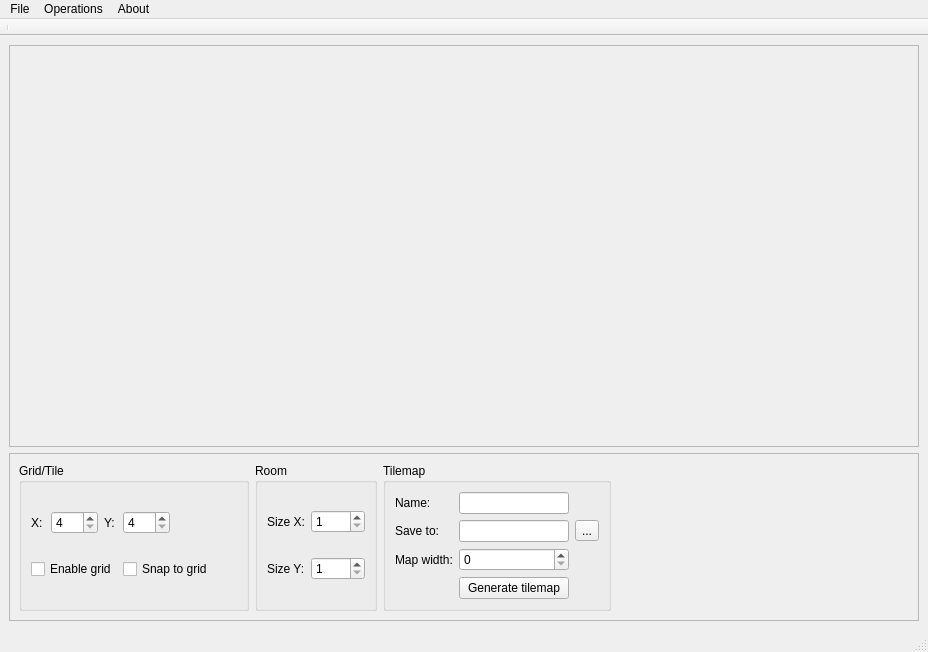
<?xml version="1.0" encoding="UTF-8"?>
<ui version="4.0">
 <class>MainWindow</class>
 <widget class="QMainWindow" name="MainWindow">
  <property name="geometry">
   <rect>
    <x>0</x>
    <y>0</y>
    <width>928</width>
    <height>652</height>
   </rect>
  </property>
  <property name="windowTitle">
   <string/>
  </property>
  <widget class="QWidget" name="centralwidget">
   <property name="minimumSize">
    <size>
     <width>320</width>
     <height>240</height>
    </size>
   </property>
   <layout class="QGridLayout" name="gridLayout_4">
    <item row="1" column="0">
     <widget class="QFrame" name="frame">
      <property name="frameShape">
       <enum>QFrame::StyledPanel</enum>
      </property>
      <property name="frameShadow">
       <enum>QFrame::Raised</enum>
      </property>
      <layout class="QHBoxLayout" name="horizontalLayout">
       <item>
        <widget class="QGroupBox" name="groupBox">
         <property name="title">
          <string>Grid/Tile</string>
         </property>
         <layout class="QGridLayout" name="gridLayout">
          <item row="0" column="0">
           <widget class="QLabel" name="label">
            <property name="text">
             <string>X:</string>
            </property>
           </widget>
          </item>
          <item row="0" column="1">
           <widget class="QSpinBox" name="gridXSpinBox">
            <property name="minimum">
             <number>4</number>
            </property>
            <property name="maximum">
             <number>999</number>
            </property>
           </widget>
          </item>
          <item row="0" column="2">
           <widget class="QLabel" name="label_2">
            <property name="text">
             <string>Y:</string>
            </property>
           </widget>
          </item>
          <item row="0" column="3">
           <widget class="QSpinBox" name="gridYSpinBox">
            <property name="minimum">
             <number>4</number>
            </property>
            <property name="maximum">
             <number>999</number>
            </property>
           </widget>
          </item>
          <item row="0" column="4">
           <spacer name="horizontalSpacer">
            <property name="orientation">
             <enum>Qt::Horizontal</enum>
            </property>
            <property name="sizeHint" stdset="0">
             <size>
              <width>61</width>
              <height>20</height>
             </size>
            </property>
           </spacer>
          </item>
          <item row="1" column="0" colspan="3">
           <widget class="QCheckBox" name="enableGridCheckbox">
            <property name="text">
             <string>Enable grid</string>
            </property>
           </widget>
          </item>
          <item row="1" column="3" colspan="2">
           <widget class="QCheckBox" name="snapToGridCheckbox">
            <property name="text">
             <string>Snap to grid</string>
            </property>
           </widget>
          </item>
         </layout>
        </widget>
       </item>
       <item>
        <widget class="QGroupBox" name="groupBox_2">
         <property name="title">
          <string>Room</string>
         </property>
         <layout class="QGridLayout" name="gridLayout_2">
          <item row="0" column="2">
           <widget class="QSpinBox" name="roomSizeXSpinBox">
            <property name="minimum">
             <number>1</number>
            </property>
            <property name="maximum">
             <number>9999</number>
            </property>
           </widget>
          </item>
          <item row="0" column="0">
           <widget class="QLabel" name="label_5">
            <property name="text">
             <string>Size X:</string>
            </property>
           </widget>
          </item>
          <item row="1" column="0">
           <widget class="QLabel" name="label_6">
            <property name="text">
             <string>Size Y:</string>
            </property>
           </widget>
          </item>
          <item row="1" column="2">
           <widget class="QSpinBox" name="roomSizeYSpinBox">
            <property name="minimum">
             <number>1</number>
            </property>
            <property name="maximum">
             <number>9999</number>
            </property>
           </widget>
          </item>
         </layout>
        </widget>
       </item>
       <item>
        <widget class="QGroupBox" name="groupBox_3">
         <property name="title">
          <string>Tilemap</string>
         </property>
         <layout class="QGridLayout" name="gridLayout_3">
          <item row="1" column="1">
           <widget class="QLineEdit" name="levelSaveToEdit"/>
          </item>
          <item row="2" column="0">
           <widget class="QLabel" name="label_3">
            <property name="text">
             <string>Map width:</string>
            </property>
           </widget>
          </item>
          <item row="1" column="2">
           <widget class="QToolButton" name="saveToToolButton">
            <property name="text">
             <string>...</string>
            </property>
           </widget>
          </item>
          <item row="3" column="1">
           <widget class="QPushButton" name="generateTilemapButton">
            <property name="text">
             <string>Generate tilemap</string>
            </property>
           </widget>
          </item>
          <item row="0" column="1">
           <widget class="QLineEdit" name="levelNameEdit"/>
          </item>
          <item row="1" column="0">
           <widget class="QLabel" name="label_8">
            <property name="text">
             <string>Save to:</string>
            </property>
           </widget>
          </item>
          <item row="0" column="0">
           <widget class="QLabel" name="label_7">
            <property name="text">
             <string>Name:</string>
            </property>
           </widget>
          </item>
          <item row="2" column="1">
           <widget class="QSpinBox" name="mapWidthSpinBox">
            <property name="maximum">
             <number>1024</number>
            </property>
            <property name="singleStep">
             <number>1</number>
            </property>
           </widget>
          </item>
         </layout>
        </widget>
       </item>
       <item>
        <spacer name="horizontalSpacer_2">
         <property name="orientation">
          <enum>Qt::Horizontal</enum>
         </property>
         <property name="sizeHint" stdset="0">
          <size>
           <width>298</width>
           <height>20</height>
          </size>
         </property>
        </spacer>
       </item>
      </layout>
     </widget>
    </item>
    <item row="0" column="0">
     <widget class="QScrollArea" name="scrollArea">
      <property name="widgetResizable">
       <bool>true</bool>
      </property>
      <widget class="QWidget" name="scrollAreaWidgetContents">
       <property name="geometry">
        <rect>
         <x>0</x>
         <y>0</y>
         <width>908</width>
         <height>407</height>
        </rect>
       </property>
       <layout class="QGridLayout" name="gridLayout_5"/>
      </widget>
     </widget>
    </item>
   </layout>
  </widget>
  <widget class="QMenuBar" name="menubar">
   <property name="geometry">
    <rect>
     <x>0</x>
     <y>0</y>
     <width>928</width>
     <height>22</height>
    </rect>
   </property>
   <property name="defaultUp">
    <bool>true</bool>
   </property>
   <widget class="QMenu" name="menuFile">
    <property name="title">
     <string>File</string>
    </property>
    <addaction name="actionLoad_image"/>
   </widget>
   <widget class="QMenu" name="menuAbout">
    <property name="title">
     <string>About</string>
    </property>
    <addaction name="actionAbout"/>
   </widget>
   <widget class="QMenu" name="menuOperations">
    <property name="title">
     <string>Operations</string>
    </property>
    <addaction name="actionPlace_all_rooms"/>
   </widget>
   <addaction name="menuFile"/>
   <addaction name="menuOperations"/>
   <addaction name="menuAbout"/>
  </widget>
  <widget class="QStatusBar" name="statusbar"/>
  <widget class="QToolBar" name="toolBar">
   <property name="windowTitle">
    <string>toolBar</string>
   </property>
   <property name="movable">
    <bool>false</bool>
   </property>
   <attribute name="toolBarArea">
    <enum>TopToolBarArea</enum>
   </attribute>
   <attribute name="toolBarBreak">
    <bool>false</bool>
   </attribute>
   <addaction name="separator"/>
  </widget>
  <action name="actionAbout">
   <property name="text">
    <string>About</string>
   </property>
  </action>
  <action name="actionLoad_image">
   <property name="text">
    <string>Load image</string>
   </property>
  </action>
  <action name="actionPlace_all_rooms">
   <property name="text">
    <string>Place all rooms</string>
   </property>
  </action>
 </widget>
 <resources/>
 <connections/>
</ui>
